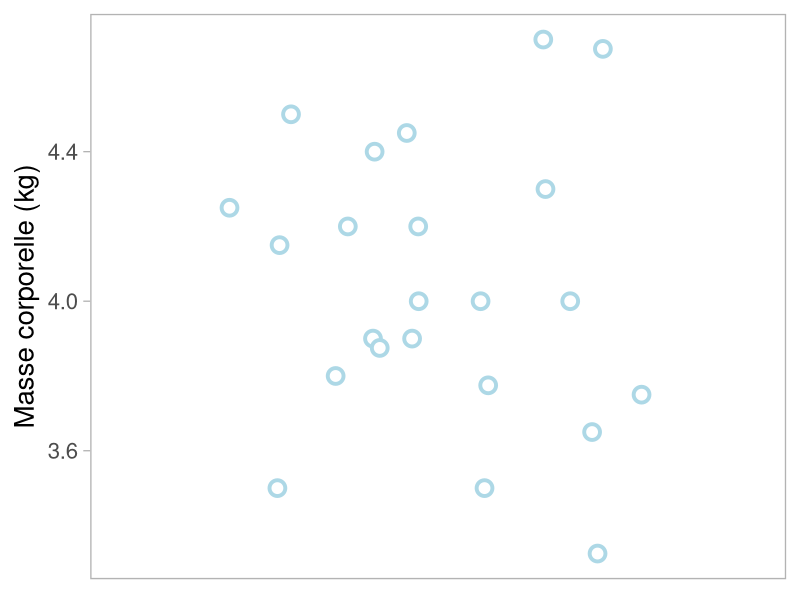
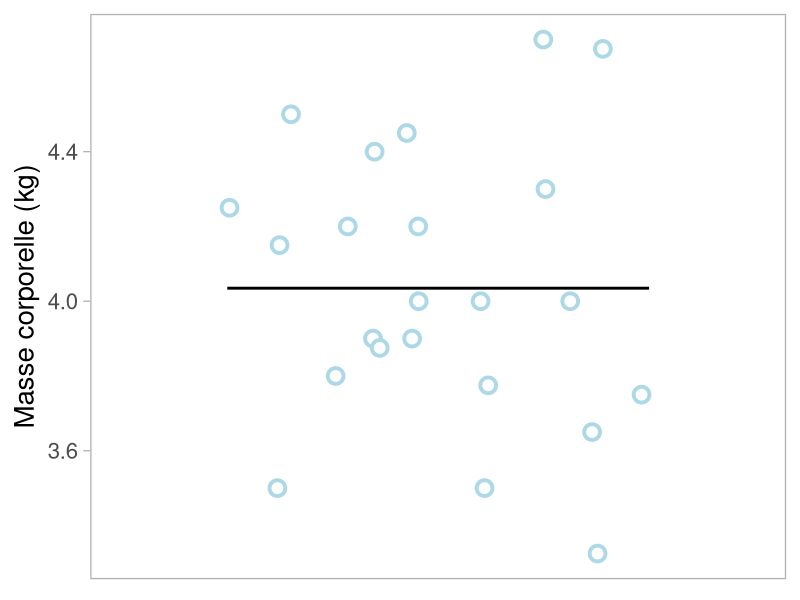
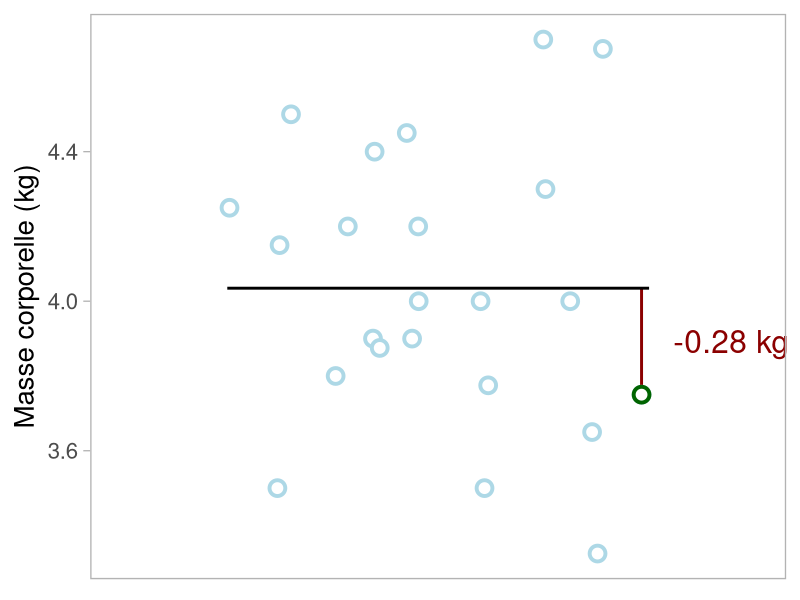
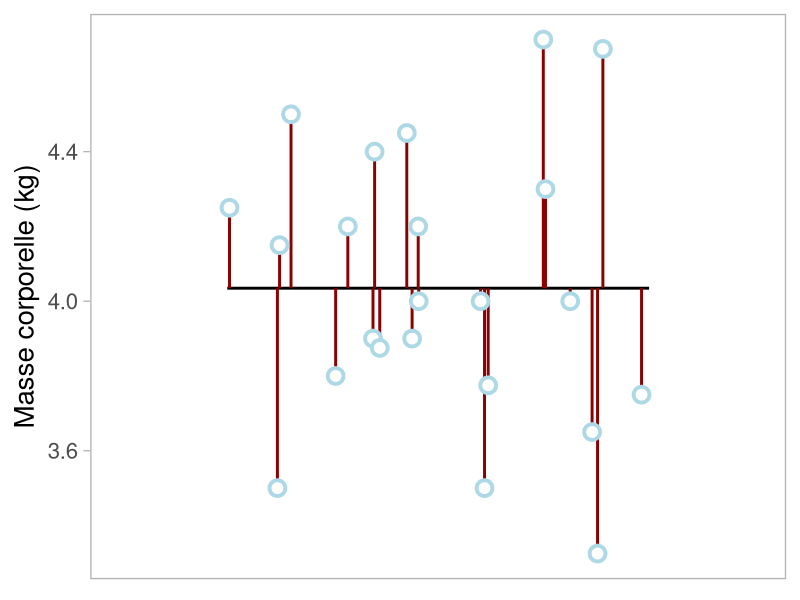
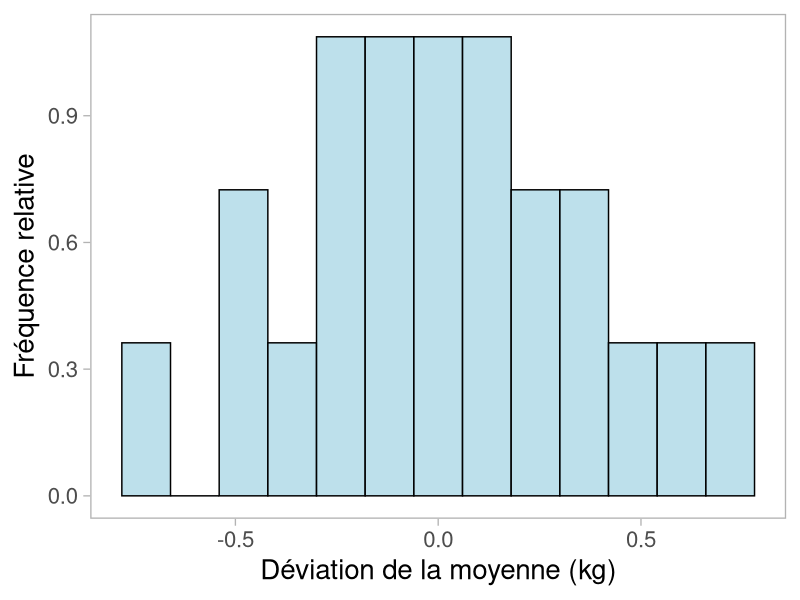
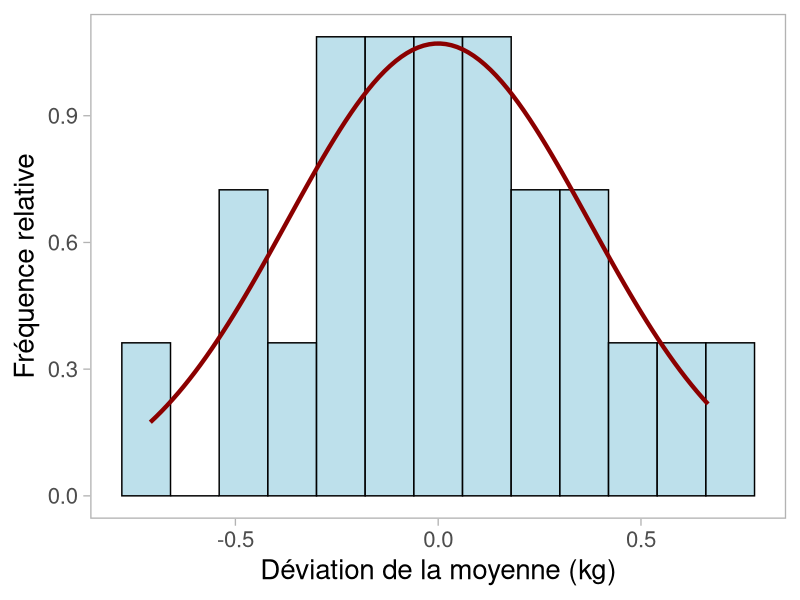
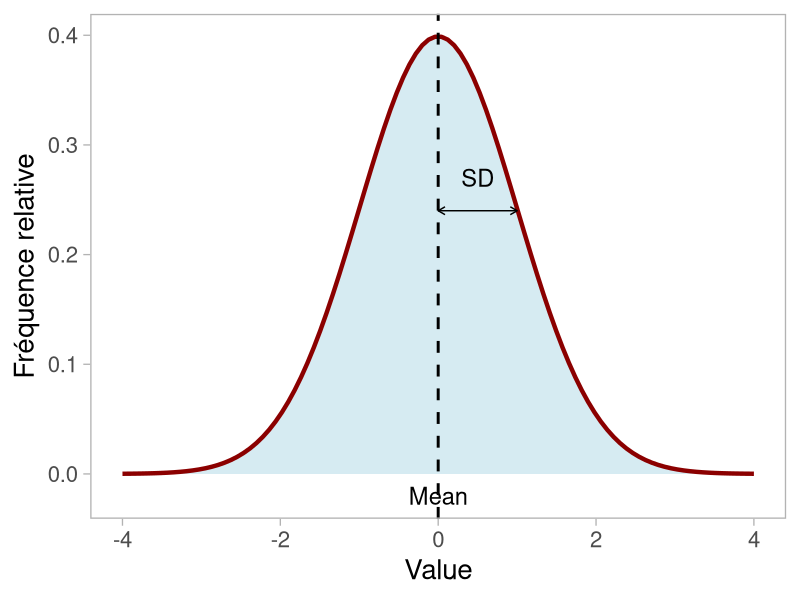
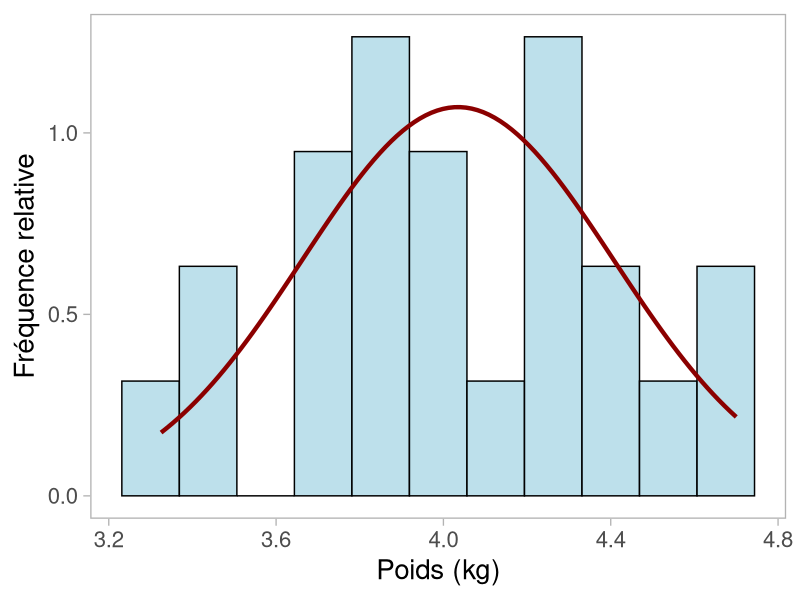

Generate these figures, in order, with R:
## ---- chunk 1
library(palmerpenguins)
library(tidyverse)
data(package = 'palmerpenguins')

set.seed(3567) # reproducible jitter

peng_sub <- penguins %>%
  filter(sex == "male", species == "Adelie", island == "Torgersen") %>%
  transmute(
    wgt = body_mass_g / 1000,
    xj = 1 + runif(n(), min = -0.2, max = 0.2) # same width as your jitter
  ) %>%
  drop_na(wgt)

mean_wgt <- mean(peng_sub$wgt)

ggplot(peng_sub, aes(x = xj, y = wgt)) +
  geom_point(
    col = "lightblue",
    shape = 21,
    fill = "white",
    size = 4,
    stroke = 2
  ) +
  coord_cartesian(xlim = c(1 - 0.3, 1 + 0.3)) +
  labs(x = NULL, y = "Masse corporelle (kg)") +
  theme_light(base_size = 20) +
  theme(
    axis.ticks.x = element_blank(),
    axis.text.x = element_blank(),
    panel.grid = element_blank()
  )
## ---- chunk 2
ggplot(peng_sub, aes(x = xj, y = wgt)) +
  annotate(
    "segment",
    x = 1 - 0.2,
    xend = 1 + 0.2,
    y = mean_wgt,
    yend = mean_wgt,
    color = "black",
    linewidth = 1
  ) +
  geom_point(
    col = "lightblue",
    shape = 21,
    fill = "white",
    size = 4,
    stroke = 2
  ) +
  coord_cartesian(xlim = c(1 - 0.3, 1 + 0.3)) +
  labs(x = NULL, y = "Masse corporelle (kg)") +
  theme_light(base_size = 20) +
  theme(
    axis.ticks.x = element_blank(),
    axis.text.x = element_blank(),
    panel.grid = element_blank()
  )
## ---- chunk 3
one_pt <- peng_sub %>% slice(1)

ggplot(peng_sub, aes(x = xj, y = wgt)) +
  # vertical residual for the chosen point (uses its jittered x)
  geom_segment(
    data = one_pt,
    aes(x = xj, xend = xj, y = mean_wgt, yend = wgt),
    color = "darkred",
    linewidth = 1
  ) +
  annotate(
    "segment",
    x = 1 - 0.2,
    xend = 1 + 0.2,
    y = mean_wgt,
    yend = mean_wgt,
    color = "black",
    linewidth = 1
  ) +
  geom_point(
    col = "lightblue",
    shape = 21,
    fill = "white",
    size = 4,
    stroke = 2
  ) +
  geom_point(
    data = one_pt,
    col = "darkgreen",
    shape = 21,
    fill = "white",
    size = 4,
    stroke = 2
  ) +
  # label the residual value (+/-)
  geom_text(
    data = one_pt,
    aes(
      x = xj + 0.03,
      y = (wgt + mean_wgt) / 2,
      label = paste(sprintf("%+.2f", wgt - mean_wgt), "kg")
    ),
    color = "darkred",
    hjust = 0,
    size = 8,
    vjust = 0.5
  ) +
  coord_cartesian(xlim = c(1 - 0.3, 1 + 0.3)) +
  labs(x = NULL, y = "Masse corporelle (kg)") +
  theme_light(base_size = 20) +
  theme(
    axis.ticks.x = element_blank(),
    axis.text.x = element_blank(),
    panel.grid = element_blank()
  )
## ---- chunk 4
ggplot(peng_sub, aes(x = xj, y = wgt)) +
  annotate(
    "segment",
    x = 1 - 0.2,
    xend = 1 + 0.2,
    y = mean_wgt,
    yend = mean_wgt,
    linewidth = 1,
    color = "black"
  ) +
  geom_segment(
    aes(x = xj, xend = xj, y = mean_wgt, yend = wgt),
    color = "darkred",
    linewidth = 1
  ) +
  geom_point(
    col = "lightblue",
    shape = 21,
    fill = "white",
    size = 4,
    stroke = 2
  ) +
  coord_cartesian(xlim = c(1 - 0.3, 1 + 0.3)) +
  labs(x = NULL, y = "Masse corporelle (kg)") +
  theme_light(base_size = 20) +
  theme(
    axis.ticks.x = element_blank(),
    axis.text.x = element_blank(),
    panel.grid = element_blank()
  )
## ---- chunk 5
deviations <- peng_sub$wgt - mean_wgt

ggplot(data.frame(dev = deviations), aes(x = dev)) +
  geom_histogram(
    aes(y = after_stat(density)),
    binwidth = 0.12,
    fill = "lightblue",
    color = "black",
    alpha = 0.8
  ) +
  labs(
    x = "Déviation de la moyenne (kg)",
    y = "Fréquence relative"
  ) +
  theme_light(base_size = 20) +
  theme(
    panel.grid = element_blank()
  )
## ---- chunk 6
sd_deviations <- sd(deviations)

ggplot(data.frame(dev = deviations), aes(x = dev)) +
  geom_histogram(
    aes(y = after_stat(density)),
    binwidth = 0.12,
    fill = "lightblue",
    color = "black",
    alpha = 0.8
  ) +
  stat_function(
    fun = dnorm,
    args = list(mean = 0, sd = sd_deviations),
    color = "darkred",
    linewidth = 1.5
  ) +
  labs(
    x = "Déviation de la moyenne (kg)",
    y = "Fréquence relative"
  ) +
  theme_light(base_size = 20) +
  theme(
    panel.grid = element_blank()
  )
## ---- chunk 7
x <- seq(-4, 4, length.out = 100)
y <- dnorm(x, mean = 0, sd = 1)
df <- data.frame(x, y)

ggplot(df, aes(x, y)) +
  geom_area(fill = "lightblue", alpha = 0.5) +
  geom_line(color = "darkred", linewidth = 1.5) +
  # The Mean Line
  geom_vline(xintercept = 0, linetype = "dashed", size = 1) +
  # The SD arrows
  annotate(
    "segment",
    x = 0,
    xend = 1,
    y = 0.24,
    yend = 0.24,
    arrow = arrow(ends = "both", length = unit(0.2, "cm"))
  ) +
  annotate("text", x = 0.5, y = 0.27, label = "SD", size = 6) +
  annotate("text", x = 0, y = -0.02, label = "Mean", size = 6) +
  theme_minimal(base_size = 20) +
  labs(x = "Value", y = "Fréquence relative") +
  theme_light(base_size = 20) +
  theme(
    panel.grid = element_blank()
  )
## ---- chunk 8

peng_wgt <- peng_sub$wgt
mean_peng_wgt <- mean(peng_wgt)

ggplot(data.frame(mean = peng_wgt), aes(x = peng_wgt)) +
  geom_histogram(
    aes(y = after_stat(density)),
    bins = 11,
    fill = "lightblue",
    color = "black",
    alpha = 0.8
  ) +
  stat_function(
    fun = dnorm,
    args = list(mean = mean_peng_wgt, sd = sd(peng_wgt)),
    color = "darkred",
    linewidth = 1.5
  ) +
  labs(
    x = "Poids (kg)",
    y = "Fréquence relative"
  ) +
  theme_light(base_size = 20) +
  theme(
    panel.grid = element_blank()
  )
## ---- chunk 9
weight <- peng_wgt
summary(lm(weight ~ 1))
## ---- chunk 10
ggplot(data.frame(mean = peng_wgt), aes(x = peng_wgt)) +
  geom_histogram(
    aes(y = after_stat(density)),
    bins = 31,
    fill = "lightblue",
    color = "black",
    alpha = 0.8
  ) +
  stat_function(
    fun = dnorm,
    args = list(mean = mean_peng_wgt, sd = sd(peng_wgt)),
    color = "darkred",
    linewidth = 1.5
  ) +
  geom_vline(xintercept = 0, linetype = "11", col = "grey") +
  labs(
    x = "Poids (kg)",
    y = "Fréquence relative"
  ) +
  coord_cartesian(xlim = c(0, NA)) +
  theme_light(base_size = 20) +
  theme(
    panel.grid = element_blank()
  )
## ---- chunk 11
ggplot(
  data = penguins,
  mapping = aes(x = bill_length_mm, y = body_mass_g, color = species)
) +
  coord_cartesian(ylim = c(NA, 6400)) +
  geom_point() +
  scale_color_viridis_d() +
  labs(x = "Longueur du bec (mm)", y = "Body Mass (g)", colour = "Espèce") +
  theme_classic(base_size = 20) +
  theme(legend.position = "bottom")
## ---- chunk 12
ggplot(
  data = penguins,
  mapping = aes(x = bill_length_mm, y = body_mass_g, color = species)
) +
  geom_point() +
  geom_smooth(
    se = F,
    method = "lm",
    size = 3,
    col = "white",
    aes(group = species)
  ) +
  geom_smooth(se = F, method = "lm", size = 1) +
  scale_color_viridis_d() +
  coord_cartesian(ylim = c(NA, 6400)) +
  labs(x = "Longueur du bec (mm)", y = "Body Mass (g)", colour = "Espèce") +
  theme_classic(base_size = 20) +
  theme(legend.position = "bottom")
## ---- chunk 13
ggplot(
  data = penguins,
  mapping = aes(x = bill_length_mm, y = body_mass_g, color = species)
) +
  geom_point() +
  geom_smooth(
    se = F,
    method = "lm",
    size = 3,
    col = "white",
    aes(group = species)
  ) +
  coord_cartesian(ylim = c(NA, 6400)) +
  geom_smooth(se = F, method = "lm", size = 1) +
  scale_color_viridis_d() +
  labs(x = "Longueur du bec (mm)", y = "Body Mass (g)", colour = "Espèce") +
  theme_classic(base_size = 20) +
  theme(legend.position = "bottom")
## ---- chunk 14
penguins %>%
  filter(species == "Gentoo") %>%
  ggplot(mapping = aes(x = bill_length_mm, y = body_mass_g)) +
  geom_point(col = "#FDE724") +
  geom_smooth(
    se = F,
    method = "lm",
    size = 3,
    col = "white",
    aes(group = species)
  ) +
  geom_smooth(se = F, method = "lm", size = 1, col = "#FDE724") +
  labs(x = "Longueur du bec (mm)", y = "Body Mass (g)", colour = "Espèce") +
  theme_classic(base_size = 20) +
  theme(legend.position = "none")
## ---- chunk 15
data_gentoo <- penguins %>%
  filter(species == "Gentoo")

m_gentoo <- lm(body_mass_g ~ bill_length_mm, data = data_gentoo)
## ---- chunk 16
#| echo: true

# fmt: skip
m_gentoo <- lm(body_mass_g ~ bill_length_mm,
               data = data_gentoo)
## ---- chunk 17
#| echo: true
summary(m_gentoo)
## ---- chunk 18
penguins %>%
  filter(species == "Gentoo") %>%
  ggplot(mapping = aes(x = bill_length_mm, y = body_mass_g)) +
  geom_point(col = "#FDE724") +
  geom_smooth(
    se = F,
    method = "lm",
    size = 3,
    col = "white",
    aes(group = species)
  ) +
  geom_smooth(se = F, method = "lm", size = 1, col = "#FDE724") +
  labs(x = "Longueur du bec (mm)", y = "Body Mass (g)", colour = "Espèce") +
  theme_classic(base_size = 20) +
  theme(legend.position = "none")
## ---- chunk 19
library(ggthemes)

plot_wgt_spec <- penguins %>%
  ggplot(
    aes(x = species, y = body_mass_g, fill = species),
  ) +
  geom_jitter(alpha = .75, shape = 21) +
  geom_pointrange(
    stat = "summary",
    fun.data = mean_sdl,
    show.legend = F,
    shape = 21
  ) +
  labs(
    x = NULL,
    y = "Body mass (g)"
  ) +
  scale_color_colorblind() +
  scale_fill_colorblind() +
  theme_classic(base_size = 20) +
  theme(legend.position = "none")

plot_wgt_spec
## ---- chunk 20
#| echo: true

# fmt: skip
m_spec <- lm(body_mass_g ~ species,
             data = penguins)
## ---- chunk 21
plot_wgt_spec
## ---- chunk 22
#| echo: true

summary(m_spec)
## ---- chunk 23
#| echo: true

anova(m_spec)
